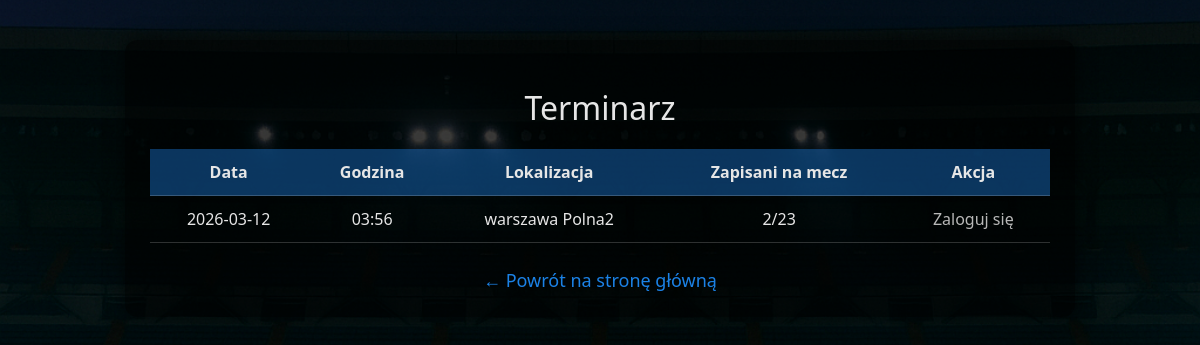
/terminarz, run on an earlier commit of the app's database.
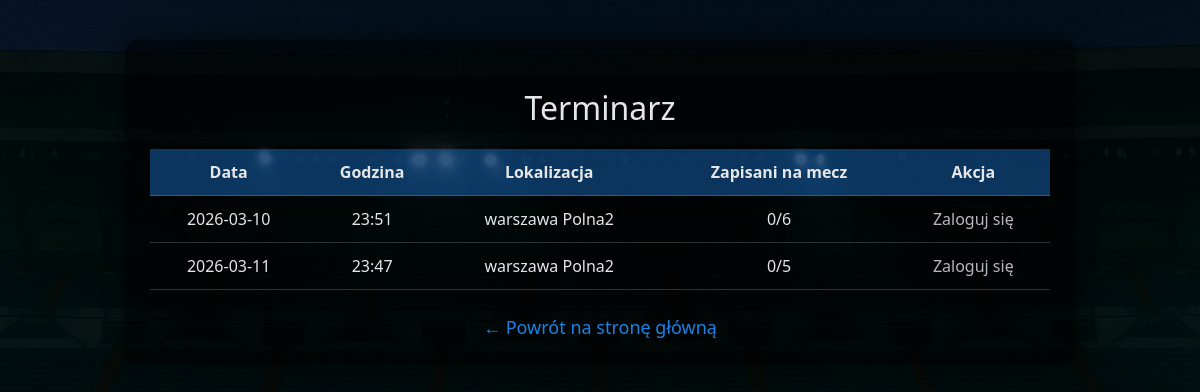
And on a later commit of the database.
### tables this page shows
CREATE TABLE matches (
            id INTEGER PRIMARY KEY AUTOINCREMENT,
            match_date TEXT NOT NULL,
            match_time TEXT NOT NULL,
            location TEXT NOT NULL,
            max_slots INTEGER NOT NULL,
            signed_up INTEGER NOT NULL DEFAULT 0
        );

### app.py (the view)
@app.route("/terminarz")
def terminarz():
    conn = get_db()
    matches = conn.execute("SELECT * FROM matches ORDER BY match_date ASC").fetchall()
    signups = conn.execute("SELECT * FROM match_signups").fetchall()
    conn.close()
    user_id = session.get("user_id")
    user_signed = {}
    if user_id:
        user_signed = {
            s["match_id"]: True
            for s in signups
            if s["user_id"] == user_id
        }
    return render_template(
        "terminarz.html",
        matches=matches,
        signups=signups,
        user_signed=user_signed
    )

### app.py (called while the page is built)
def get_db():
    conn = sqlite3.connect("database.db")
    conn.row_factory = sqlite3.Row
    return conn

### templates/terminarz.html (shortened to what this page needs)
<!DOCTYPE html>
<html lang="pl">
<head>
</head>
<body>
<div class="container">
    <h1>Terminarz</h1>
    <table>
        <tr>
            <th>Data</th>
            <th>Godzina</th>
            <th>Lokalizacja</th>
            <th>Zapisani na mecz</th>
            <th>Akcja</th>
        </tr>
        {% for m in matches %}
        <tr>
            <td>{{ m.match_date }}</td>
            <td>{{ m.match_time }}</td>
            <td>{{ m.location }}</td>
            <td>{{ m.signed_up }}/{{ m.max_slots }}</td>
            <td>
                {% if session.user_id %}
                {% if user_signed.get(m.id) %}
                <a href="/terminarz/unsubscribe/{{ m.id }}" class="cancel-btn">
                    Jednak nie wpadam
                </a>
                {% else %}
                {% if m.signed_up < m.max_slots %}
                <a href="/terminarz/signup/{{ m.id }}" class="signup-btn">
                    Zapisz się
                </a>
                {% else %}
                <span style="color:orange; font-weight:bold;">Brak miejsc</span>
                {% endif %}
                {% endif %}
                {% else %}
                <span style="color:#ccc;">Zaloguj się</span>
                {% endif %}
            </td>
        </tr>
        {% endfor %}
    </table>
    <a href="/" class="back">← Powrót na stronę główną</a>
</div>
</body>
</html>

### templates/terminarz.html (style rules this page uses)
body { margin: 0; padding: 0; font-family: "Segoe UI", Arial, sans-serif; color: #fff; background-image: url('/static/stadium.jpg'); background-size: cover; background-position: center; background-repeat: no-repeat; filter: brightness(0.9); }
.container { width: 90%; max-width: 900px; margin: 40px auto; background: rgba(0,0,0,0.55); padding: 25px; border-radius: 12px; backdrop-filter: blur(6px); box-shadow: 0 0 20px rgba(0,0,0,0.6); }
h1 { text-align: center; font-weight: 300; margin-bottom: 20px; }
table { width: 100%; border-collapse: collapse; margin-top: 15px; }
th, td { padding: 12px; text-align: center; border-bottom: 1px solid rgba(255,255,255,0.2); }
th { background: rgba(30,144,255,0.4); }
a.back { display: block; text-align: center; margin-top: 25px; color: #1e90ff; text-decoration: none; font-size: 18px; }

What changed in the data, as far as the page shows it:
added matches: match_date "2026-03-10", match_time "23:51", location "warszawa Polna2", signed_up "0", max_slots "6"
changed matches (number 2 of 2 on the later page): match_date "2026-03-12" → "2026-03-11"; match_time "03:56" → "23:47"; signed_up "2" → "0"; max_slots "23" → "5"
